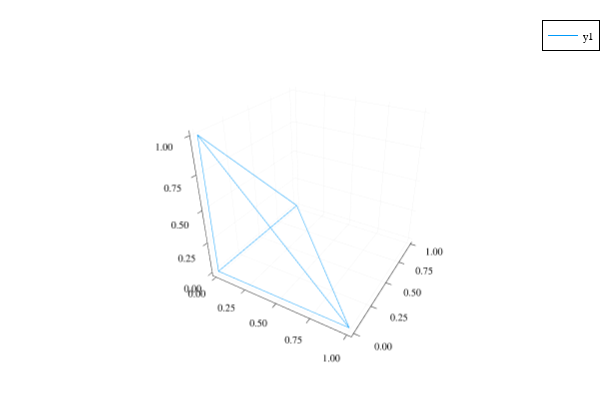

The code cell stored with this chart in its notebook:
### Code cell
X=Polymake.fulton.NormalToricVariety(INPUT_RAYS=[1 0 0; 0 1 0; 0 0 1],INPUT_CONES=[[0,1,2]])
showFan(X)

### Figure 1 — Plotly figure (JSON) as saved in the notebook; plotly's stock layout.template omitted (floating-point values rounded to 4 significant figures)
{"data": [{"colorbar": {"title": ""}, "legendgroup": "y1", "line": {"color": "rgba(0, 154, 250, 1.000)", "dash": "solid", "shape": "linear", "width": 1}, "mode": "lines", "name": "y1", "scene": "scene", "showlegend": true, "type": "scatter3d", "x": [0, 1, 0, 0, 0, 0, 0, 1, 0], "xaxis": "x", "y": [0, 0, 0, 1, 0, 0, 1, 0, 0], "yaxis": "y", "z": [0, 0, 0, 0, 0, 1, 0, 0, 1], "zaxis": "z", "zmax": null, "zmin": null}], "layout": {"annotations": [], "height": 400, "legend": {"bgcolor": "rgba(255, 255, 255, 1.000)", "bordercolor": "rgba(0, 0, 0, 1.000)", "borderwidth": 1, "font": {"color": "rgba(0, 0, 0, 1.000)", "family": "sans-serif", "size": 11}, "title": {"font": {"color": "rgba(0, 0, 0, 1.000)", "family": "sans-serif", "size": 15}, "text": ""}, "tracegroupgap": 0, "traceorder": "normal", "x": 1, "xanchor": "auto", "y": 1, "yanchor": "auto"}, "margin": {"b": 20, "l": 0, "r": 0, "t": 20}, "paper_bgcolor": "rgba(255, 255, 255, 1.000)", "plot_bgcolor": "rgba(255, 255, 255, 1.000)", "scene": {"camera": {"eye": {"x": 1.126, "y": -1.95, "z": 1.3}}, "domain": {"x": [0.06582, 0.9934], "y": [0.03762, 0.9902]}, "xaxis": {"gridcolor": "rgba(0, 0, 0, 0.100)", "gridwidth": 0.5, "linecolor": "rgba(0, 0, 0, 1.000)", "mirror": false, "range": [-0.03, 1.03], "showgrid": true, "showline": true, "showticklabels": true, "tickangle": 0, "tickcolor": "rgb(0, 0, 0)", "tickfont": {"color": "rgba(0, 0, 0, 1.000)", "family": "sans-serif", "size": 11}, "tickmode": "array", "ticks": "inside", "ticktext": ["0.00", "0.25", "0.50", "0.75", "1.00"], "tickvals": [0, 0.25, 0.5, 0.75, 1], "title": "", "titlefont": {"color": "rgba(0, 0, 0, 1.000)", "family": "sans-serif", "size": 15}, "type": "-", "visible": true, "zeroline": false, "zerolinecolor": "rgba(0, 0, 0, 1.000)"}, "yaxis": {"gridcolor": "rgba(0, 0, 0, 0.100)", "gridwidth": 0.5, "linecolor": "rgba(0, 0, 0, 1.000)", "mirror": false, "range": [-0.03, 1.03], "showgrid": true, "showline": true, "showticklabels": true, "tickangle": 0, "tickcolor": "rgb(0, 0, 0)", "tickfont": {"color": "rgba(0, 0, 0, 1.000)", "family": "sans-serif", "size": 11}, "tickmode": "array", "ticks": "inside", "ticktext": ["0.00", "0.25", "0.50", "0.75", "1.00"], "tickvals": [0, 0.25, 0.5, 0.75, 1], "title": "", "titlefont": {"color": "rgba(0, 0, 0, 1.000)", "family": "sans-serif", "size": 15}, "type": "-", "visible": true, "zeroline": false, "zerolinecolor": "rgba(0, 0, 0, 1.000)"}, "zaxis": {"gridcolor": "rgba(0, 0, 0, 0.100)", "gridwidth": 0.5, "linecolor": "rgba(0, 0, 0, 1.000)", "mirror": false, "range": [-0.03, 1.03], "showgrid": true, "showline": true, "showticklabels": true, "tickangle": 0, "tickcolor": "rgb(0, 0, 0)", "tickfont": {"color": "rgba(0, 0, 0, 1.000)", "family": "sans-serif", "size": 11}, "tickmode": "array", "ticks": "inside", "ticktext": ["0.00", "0.25", "0.50", "0.75", "1.00"], "tickvals": [0, 0.25, 0.5, 0.75, 1], "title": "", "titlefont": {"color": "rgba(0, 0, 0, 1.000)", "family": "sans-serif", "size": 15}, "type": "-", "visible": true, "zeroline": false, "zerolinecolor": "rgba(0, 0, 0, 1.000)"}}, "showlegend": true, "width": 600}}
